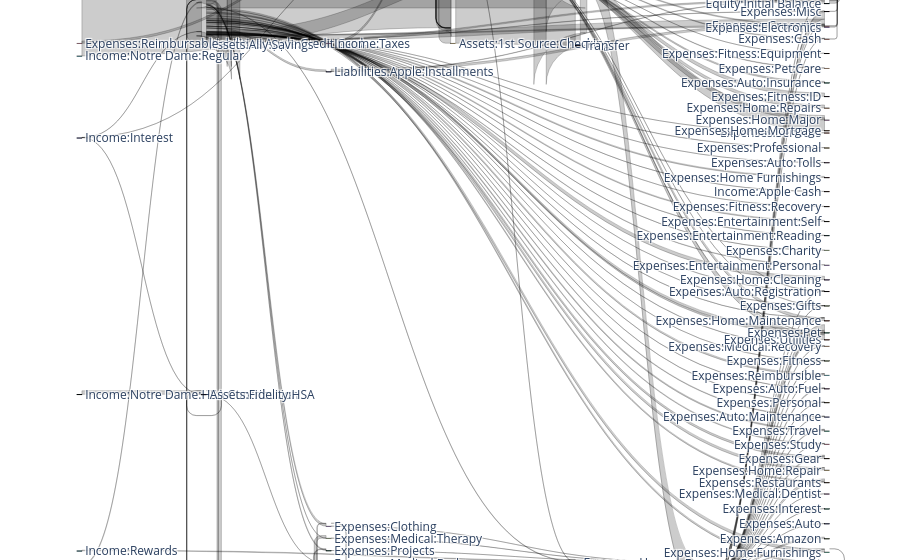

Notebook code for this chart:
### Code cell
f.update_layout(height=1200)
f.show()

### Figure 1 — Plotly figure (JSON) as saved in the notebook; plotly's stock layout.template omitted (floating-point values rounded to 4 significant figures)
{"data": [{"link": {"source": [9, 9, 9, 9, 9, 9, 9, 9, 9, 9, 9, 9, 9, 9, 9, 9, 9, 10, 60, 60, 25, 25, 25, 61, 43, 43, 53, 47, 36, 36, 38, 62, 1, 27, 26, 12, 56, 0, 30, 30, 30, 55, 35, 15, 48, 2, 2, 2, 2, 2, 2, 2, 2, 2, 2, 2, 2, 2, 2, 2, 2, 2, 2, 2, 2, 2, 2, 2, 2, 2, 2, 2, 2, 2, 2, 2, 2, 2, 2, 2, 2, 2, 2, 2, 2, 2, 20, 20, 33, 49, 49, 49, 49, 49, 49, 49, 49, 49, 49, 49, 49, 49, 49, 49, 49, 49, 49, 49, 49, 49, 49, 49, 49, 49, 49, 49, 49, 49, 49, 49, 49, 49, 13, 13, 13, 13], "target": [52, 6, 61, 41, 3, 17, 36, 38, 51, 58, 14, 34, 32, 64, 21, 33, 13, 13, 60, 1, 9, 10, 60, 9, 2, 49, 9, 2, 9, 49, 49, 2, 49, 49, 9, 49, 9, 2, 9, 10, 60, 60, 9, 49, 9, 25, 18, 40, 6, 28, 57, 43, 53, 47, 63, 45, 29, 7, 44, 24, 17, 36, 38, 16, 23, 62, 51, 59, 1, 4, 27, 26, 39, 32, 19, 12, 5, 54, 11, 46, 0, 22, 21, 31, 48, 20, 25, 53, 25, 25, 37, 50, 18, 40, 6, 61, 43, 53, 47, 7, 24, 17, 36, 38, 62, 51, 59, 42, 1, 8, 4, 27, 26, 39, 32, 12, 5, 54, 46, 0, 22, 21, 9, 10, 2, 49], "value": [2569.0, 260.4, 1313.0, 100, 6300, 125, 1717, 720, 5210, 8284, 23740.0, 5600, 150, 935, 9003.0, 4217.0, 149600.0, 23100, 199.1, 7.89, 5068.0, 8029.0, 0, 6, 203.8, 30.4, 481.5, 211.9, 337.5, 0, 90.09, 76.05, 175, 156.4, 0.01, 29.99, 4184.0, 1921.0, 6.21, 571.1, 260.5, 6583.0, 189300.0, 1248.0, 4230, 2523.0, 297.2, 1120.0, 231.4, 162.4, 159.2, 4582.0, 1852.0, 3084.0, 768.2, 471.8, 1713.0, 69, 80.46, 3903.0, 11.9, 10980.0, 751.6, 1916.0, 6294, 5182.0, 200, 4478.0, 2565.0, 336.0, 4.99, 487.4, 383.1, 4253.0, 475.9, 1988.0, 2789.0, 2298.0, 59.95, 1348.0, 5718.0, 2115.0, 2554.0, 26.06, 359, 3215.0, 552.1, 3945, 4217.0, 1608.0, 2797.0, 9.62, 1855.0, 600.5, 541.9, 1.25, 989.2, 37.44, 1485.0, 998, 2248.0, 90.62, 13100.0, 3728.0, 916.9, 102.4, 416.6, 303.5, 1760.0, 114, 440, 4889.0, 211.1, 722.0, 10590.0, 1499.0, 118.8, 4522.0, 38.5, 1329.0, 1256.0, 4237.0, 23100, 15600, 75940.0, 61090.0]}, "node": {"label": ["Expenses:Subscriptions", "Expenses:Medical:Body", "Liabilities:Apple:Credit Card", "Expenses:Fitness:ID", "Expenses:Medical:Recovery", "Expenses:Reimbursible", "Expenses:Auto:Registration", "Expenses:Fitness", "Expenses:Medical:Dentist", "Assets:1st Source:Checking", "Assets:Ally:Savings", "Expenses:Services", "Expenses:Projects", "Transfer", "Expenses:Home:Mortgage", "Income:Rewards", "Expenses:Home Furnishings", "Expenses:Gifts", "Expenses:Auto:Fuel", "Expenses:Professional", "Liabilities:Apple:Installments", "Expenses:Utilities", "Expenses:Travel", "Expenses:Home:Cleaning", "Expenses:Gear", "Equity:Initial Balance", "Expenses:Misc", "Expenses:Medical:Therapy", "Expenses:Auto:Tolls", "Expenses:Entertainment:Self", "Income:Interest", "Income:Apple Cash", "Expenses:Pet", "Liabilities:Auto:Loan", "Expenses:Home:Repairs", "Income:Notre Dame:Regular", "Expenses:Groceries", "Expenses:Amazon", "Expenses:Home", "Expenses:Personal", "Expenses:Auto:Maintenance", "Expenses:Fitness:Equipment", "Expenses:Interest", "Expenses:Clothing", "Expenses:Fitness:Recovery", "Expenses:Entertainment:Reading", "Expenses:Study", "Expenses:Entertainment", "Income:Taxes", "Liabilities:NDFCU:Credit Card", "Expenses:Auto", "Expenses:Home:Maintenance", "Expenses:Auto:Insurance", "Expenses:Electronics", "Expenses:Restaurants", "Income:Notre Dame:HSA Contribution", "Expenses:Reimbursable", "Expenses:Charity", "Expenses:Home:Major", "Expenses:Home:Repair", "Assets:Fidelity:HSA", "Expenses:Cash", "Expenses:Home:Furnishings", "Expenses:Entertainment:Personal", "Expenses:Pet:Care"], "line": {"color": "black", "width": 0.5}, "pad": 15, "thickness": 5}, "type": "sankey"}], "layout": {"autosize": true}}
